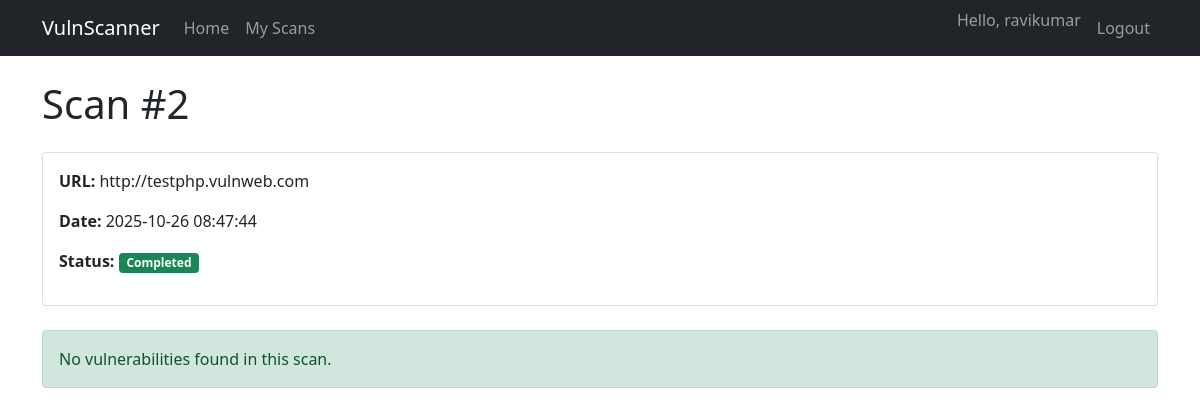
Screenshot of /scan/2 (signed in) with the database file from the repository.
### app/models.py (models this page shows)
class User(db.Model, UserMixin):
    id = db.Column(db.Integer, primary_key=True)
    username = db.Column(db.String(64), unique=True, nullable=False)
    password = db.Column(db.String(128), nullable=False)
    scans = db.relationship('Scan', backref='user', lazy=True)

class Scan(db.Model):
    id = db.Column(db.Integer, primary_key=True)
    target_url = db.Column(db.String(500), nullable=False)
    date = db.Column(db.DateTime, nullable=False, default=datetime.utcnow)
    user_id = db.Column(db.Integer, db.ForeignKey('user.id'), nullable=False)
    status = db.Column(db.String(20), default='Pending')  # Pending, Running, Completed, Failed
    vulnerabilities = db.relationship('Vulnerability', backref='scan', lazy=True)

### app/views.py (the view)
@main.route('/scan/<int:scan_id>')
@login_required
def scan_detail(scan_id):
    scan = Scan.query.get_or_404(scan_id)
    if scan.user_id != current_user.id:
        flash('You do not have permission to view this scan')
        return redirect(url_for('main.scans'))
    return render_template('scan_detail.html', scan=scan)

### app/__init__.py (called while the page is built)
def create_app():
    app = Flask(__name__)
    app.config.from_object(Config)
    db.init_app(app)
    login_manager.init_app(app)
    login_manager.login_view = 'auth.login'  # Redirect to login if not authenticated
    from app.models import User
    @login_manager.user_loader
    def load_user(user_id):
        return User.query.get(int(user_id))  # Returns User object or None
    from .views import main as main_blueprint
    app.register_blueprint(main_blueprint)
    from .auth import auth as auth_blueprint
    app.register_blueprint(auth_blueprint, url_prefix='/auth')
    return app

### app/templates/scan_detail.html (shortened to what this page needs)
{% extends "base.html" %}
{% block content %}
<div class="row">
    <div class="col-12">
        <h1 class="mb-4">Scan #{{ scan.id }}</h1>
        <div class="card mb-4">
            <div class="card-body">
                <p><strong>URL:</strong> {{ scan.target_url }}</p>
                <p><strong>Date:</strong> {{ scan.date.strftime('%Y-%m-%d %H:%M:%S') }}</p>
                <p><strong>Status:</strong>
                    {% if scan.status == 'Completed' %}
                    <span class="badge bg-success">Completed</span>
                    {% elif scan.status == 'Running' %}
                    <span class="badge bg-warning">Running</span>
                    {% elif scan.status.startswith('Failed') %}
                    <span class="badge bg-danger">Failed: {{ scan.status[7:] }}</span>
                    {% else %}
                    <span class="badge bg-secondary">Pending</span>
                    {% endif %}
                </p>
            </div>
        </div>
        {% if scan.vulnerabilities %}
        <h2 class="mb-3">Vulnerabilities Found: {{ scan.vulnerabilities|length }}</h2>
        <div class="table-responsive">
            <table class="table table-striped">
                <thead>
                    <tr>
                        <th>Type</th>
                        <th>Severity</th>
                        <th>URL</th>
                        <th>Payload</th>
                    </tr>
                </thead>
                <tbody>
                    {% for vuln in scan.vulnerabilities %}
                    <tr>
                        <td>{{ vuln.type }}</td>
                        <td>
                            {% if vuln.severity == 'Critical' %}
                            <span class="badge bg-danger">Critical</span>
                            {% elif vuln.severity == 'High' %}
                            <span class="badge bg-warning">High</span>
                            {% elif vuln.severity == 'Medium' %}
                            <span class="badge bg-primary">Medium</span>
                            {% else %}
                            <span class="badge bg-secondary">Low</span>
                            {% endif %}
                        </td>
                        <td><a href="{{ vuln.url }}" target="_blank">{{ vuln.url|truncate(50) }}</a></td>
                        <td><code>{{ (vuln.payload or '')|truncate(30) }}</code></td>
                    </tr>
                    {% endfor %}
                </tbody>
            </table>
        </div>
        {% else %}
        <div class="alert alert-success">
            No vulnerabilities found in this scan.
        </div>
        {% endif %}
    </div>
</div>
{% endblock %}

### app/templates/base.html (shortened to what this page needs)
<!DOCTYPE html>
<html lang="en">
<head>
    <link href="https://cdn.jsdelivr.net/npm/bootstrap@5.1.3/dist/css/bootstrap.min.css" rel="stylesheet">
    <link rel="stylesheet" href="{{ url_for('static', filename='css/style.css') }}">
</head>
<body>
    <nav class="navbar navbar-expand-lg navbar-dark bg-dark">
        <div class="container">
            <a class="navbar-brand" href="/">VulnScanner</a>
            <div class="collapse navbar-collapse" id="navbarNav">
                <ul class="navbar-nav me-auto">
                    <li class="nav-item">
                        <a class="nav-link" href="/">Home</a>
                    </li>
                    <li class="nav-item">
                        <a class="nav-link" href="/scans">My Scans</a>
                    </li>
                </ul>
                <ul class="navbar-nav">
                    {% if current_user.is_authenticated %}
                    <li class="nav-item">
                        <span class="navbar-text me-2">Hello, {{ current_user.username }}</span>
                    </li>
                    <li class="nav-item">
                        <a class="nav-link" href="/logout">Logout</a>
                    </li>
                    {% endif %}
                </ul>
            </div>
        </div>
    </nav>
    <div class="container mt-4">
        {% block content %}{% endblock %}
    </div>
</body>
</html>

### rows the page displays
User: username "ravikumar"
Scan: id "2", target_url "http://testphp.vulnweb.com", date "2025-10-26 08:47:44"
